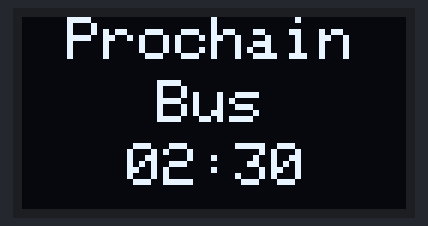
This sketch was run on a simulated Arduino Uno, built with avr-gcc and run on an emulated ATmega328P. On the bench: 128×64 one-colour display. The display library's start-up logo is not drawn.

Above: at 3.1 s.
At 7.3 s:
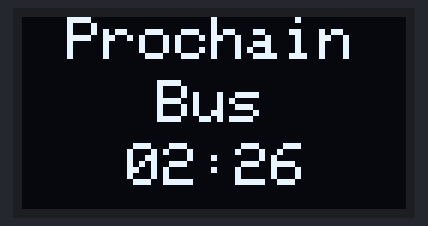
At 11.4 s:
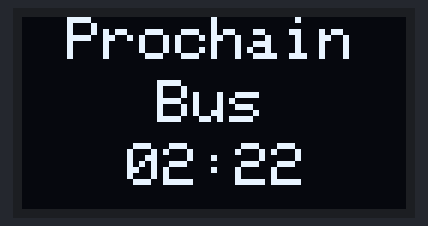
At 20.6 s:
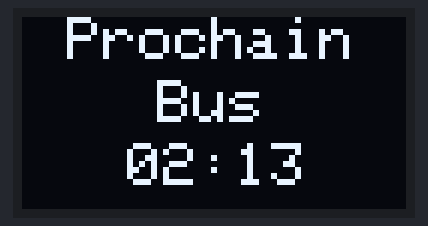
At 28.8 s:
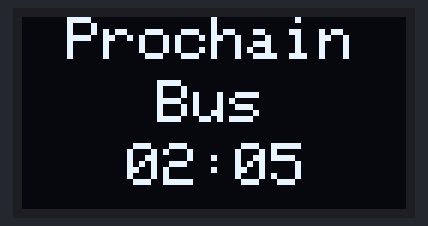
At 38.1 s:
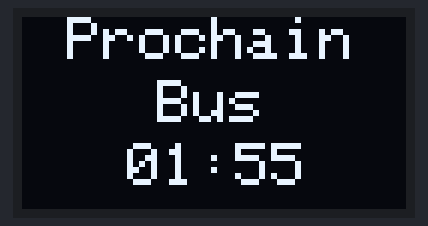

The sketch:

abrisbus.ino
```cpp
// THONAIN POUR ECRAN Oled : affiche du texte et une variable
#include <SPI.h>
#include <Wire.h>
#include <Adafruit_GFX.h>
#include <Adafruit_SSD1306.h>
#define SCREEN_WIDTH 128     // OLED display width, in pixels
#define SCREEN_HEIGHT 64     // OLED display height, in pixels
#define OLED_RESET -1        // Reset pin # (or -1 if sharing Arduino reset pin)
#define SCREEN_ADDRESS 0x3C  ///< See datasheet for Address; 0x3D for 128x64, 0x3C for 128x32
Adafruit_SSD1306 display(SCREEN_WIDTH, SCREEN_HEIGHT, &Wire, OLED_RESET);
//variable
int changement = 1;
int var = 0;
int min2 = 0;
int sec2 = 0;
String zero = "";
//Variable de temps, entrer le nombre de minutes et le nombre de seconde
int min = 2;
int sec = 31;


// Image de bus qui défile
const unsigned char Bus[] PROGMEM = {
  0x00, 0x00, 0x00, 0x00, 0x00, 0x00, 0x00, 0x00, 0x00, 0x00, 0x00, 0x00, 0x00, 0x00, 0x00, 0x00,
  0x00, 0x00, 0x00, 0x00, 0x00, 0x00, 0x00, 0x00, 0x00, 0x00, 0x00, 0x00, 0x00, 0x00, 0x00, 0x00,
  0x00, 0x00, 0x00, 0x00, 0x00, 0x00, 0x00, 0x00, 0x00, 0x00, 0x00, 0x00, 0x00, 0x00, 0x00, 0x00,
  0x00, 0x00, 0x00, 0x00, 0x00, 0x00, 0x00, 0x00, 0x00, 0x00, 0x00, 0x00, 0x00, 0x00, 0x00, 0x00,
  0x00, 0x00, 0x00, 0x00, 0x00, 0x00, 0x00, 0x00, 0x00, 0x00, 0x00, 0x00, 0x00, 0x00, 0x00, 0x00,
  0x00, 0x00, 0x00, 0x00, 0x00, 0x00, 0x00, 0x00, 0x00, 0x00, 0x00, 0x00, 0x00, 0x00, 0x00, 0x00,
  0x00, 0x00, 0x00, 0x00, 0x00, 0x00, 0x00, 0x00, 0x00, 0x00, 0x00, 0x00, 0x00, 0x00, 0x00, 0x00,
  0x00, 0x00, 0x00, 0x00, 0x00, 0x00, 0x00, 0x00, 0x00, 0x00, 0x00, 0x00, 0x00, 0x00, 0x00, 0x00,
  0x00, 0x00, 0x00, 0x00, 0x00, 0x00, 0x00, 0x00, 0x00, 0x00, 0x00, 0x00, 0x00, 0x00, 0x00, 0x00,
  0x00, 0x00, 0x00, 0x03, 0xff, 0xff, 0xfe, 0x00, 0x00, 0x00, 0x07, 0xff, 0xff, 0xf8, 0x00, 0x00,
  0x00, 0x00, 0x00, 0x06, 0x00, 0x00, 0x06, 0x00, 0x00, 0x00, 0x0c, 0x00, 0x00, 0x0c, 0x00, 0x00,
  0x00, 0x00, 0x00, 0x06, 0x00, 0x00, 0x02, 0x00, 0x00, 0x00, 0x08, 0x00, 0x00, 0x04, 0x00, 0x00,
  0x00, 0x00, 0x00, 0x06, 0x00, 0x00, 0x03, 0x00, 0x00, 0x00, 0x08, 0x00, 0x00, 0x06, 0x00, 0x00,
  0x00, 0x07, 0xff, 0xff, 0xff, 0xff, 0xff, 0xff, 0xff, 0xff, 0xff, 0xff, 0xff, 0xff, 0xff, 0xe0,
  0x00, 0x0e, 0x00, 0x00, 0x00, 0x00, 0x00, 0x00, 0x00, 0x00, 0x00, 0x00, 0x00, 0x00, 0x00, 0x70,
  0x00, 0x18, 0x00, 0x00, 0x00, 0x00, 0x00, 0x00, 0x00, 0x00, 0x00, 0x00, 0x00, 0x00, 0x00, 0x18,
  0x00, 0x30, 0x00, 0x00, 0x00, 0x00, 0x00, 0x00, 0x00, 0x00, 0x00, 0x00, 0x00, 0x00, 0x00, 0x08,
  0x07, 0xff, 0xff, 0xff, 0x0f, 0xff, 0x0f, 0xff, 0x0f, 0xff, 0x0f, 0xff, 0x0f, 0xff, 0x00, 0x78,
  0x0f, 0xff, 0xff, 0xff, 0x9f, 0xff, 0x9f, 0xff, 0x9f, 0xff, 0x9f, 0xff, 0x9f, 0xff, 0x80, 0xf8,
  0x19, 0xff, 0xf0, 0x01, 0x98, 0x00, 0x98, 0x00, 0x90, 0x00, 0x90, 0x00, 0x98, 0x00, 0x81, 0x88,
  0x1b, 0xff, 0xf0, 0x01, 0x98, 0x00, 0x98, 0x00, 0x90, 0x00, 0x90, 0x00, 0x90, 0x00, 0x81, 0x88,
  0x1b, 0x31, 0xb0, 0x01, 0x98, 0x00, 0x98, 0x00, 0x90, 0x00, 0x90, 0x00, 0x90, 0x00, 0x81, 0x88,
  0x1b, 0x31, 0xb0, 0x01, 0x98, 0x00, 0x98, 0x00, 0x90, 0x00, 0x90, 0x00, 0x90, 0x00, 0x81, 0x88,
  0x1b, 0x31, 0xb0, 0x01, 0x98, 0x00, 0x98, 0x00, 0x90, 0x00, 0x90, 0x00, 0x90, 0x00, 0x81, 0x88,
  0x1b, 0x31, 0xb0, 0x01, 0x98, 0x00, 0x98, 0x00, 0x90, 0x00, 0x90, 0x00, 0x90, 0x00, 0x81, 0x88,
  0x1b, 0x31, 0xb0, 0x01, 0x98, 0x00, 0x98, 0x00, 0x90, 0x00, 0x90, 0x00, 0x90, 0x00, 0x81, 0x88,
  0x0f, 0x31, 0xb0, 0x01, 0x98, 0x00, 0x98, 0x00, 0x90, 0x00, 0x90, 0x00, 0x90, 0x00, 0x81, 0x88,
  0x00, 0x31, 0xb0, 0x01, 0x98, 0x00, 0x98, 0x00, 0x90, 0x00, 0x90, 0x00, 0x90, 0x00, 0x81, 0x88,
  0x00, 0x31, 0xb0, 0x01, 0x98, 0x00, 0x98, 0x00, 0x90, 0x00, 0x90, 0x00, 0x90, 0x00, 0x81, 0x88,
  0x00, 0x31, 0xb0, 0x01, 0x98, 0x00, 0x98, 0x00, 0x98, 0x00, 0x98, 0x01, 0x98, 0x00, 0x80, 0x88,
  0x00, 0x31, 0xb0, 0x01, 0x8f, 0xff, 0x8f, 0xff, 0x8f, 0xff, 0x8f, 0xff, 0x8f, 0xff, 0x80, 0xf8,
  0x00, 0x31, 0xb0, 0x01, 0x80, 0x00, 0x00, 0x00, 0x00, 0x00, 0x00, 0x00, 0x00, 0x00, 0x00, 0x08,
  0x00, 0x31, 0xb0, 0x01, 0x80, 0x00, 0x00, 0x00, 0x00, 0x00, 0x00, 0x00, 0x00, 0x00, 0x00, 0x08,
  0x00, 0x31, 0xb0, 0x01, 0x80, 0x00, 0x00, 0x00, 0x00, 0x00, 0x00, 0x00, 0x00, 0x00, 0x00, 0x08,
  0x00, 0x31, 0xb0, 0x01, 0x80, 0x00, 0x00, 0x00, 0x00, 0x00, 0x00, 0x00, 0x00, 0x00, 0x00, 0x38,
  0x00, 0x31, 0xbf, 0xff, 0x80, 0x00, 0x00, 0x00, 0x00, 0x00, 0x00, 0x00, 0x00, 0x00, 0x00, 0x78,
  0x00, 0x31, 0xb0, 0x01, 0x80, 0x00, 0x00, 0x00, 0x00, 0x00, 0x00, 0x00, 0x00, 0x00, 0x00, 0x68,
  0x00, 0x31, 0xb0, 0x01, 0x80, 0x00, 0x00, 0x00, 0x00, 0x00, 0x00, 0x03, 0x8f, 0x00, 0x00, 0x48,
  0x00, 0x31, 0xb0, 0x0d, 0x80, 0x00, 0x00, 0x00, 0x00, 0x00, 0x00, 0x02, 0x88, 0x00, 0x00, 0x48,
  0x00, 0x31, 0xb0, 0x0d, 0x80, 0x00, 0x00, 0x00, 0x00, 0x00, 0x00, 0x03, 0xbb, 0x80, 0x00, 0x48,
  0x00, 0x31, 0xb0, 0x05, 0x80, 0x00, 0x00, 0x00, 0x00, 0x00, 0x00, 0x00, 0x00, 0x00, 0x00, 0x78,
  0x00, 0x31, 0xb0, 0x01, 0x80, 0x00, 0x00, 0x00, 0x00, 0x00, 0x00, 0x00, 0x00, 0x00, 0x00, 0x78,
  0x00, 0x31, 0xb0, 0x01, 0x80, 0x00, 0x00, 0x00, 0x00, 0x00, 0x00, 0x00, 0x00, 0x00, 0x00, 0x48,
  0x00, 0x3f, 0x30, 0x01, 0x80, 0x00, 0x00, 0x00, 0x00, 0x00, 0x00, 0x00, 0x00, 0x00, 0x00, 0x48,
  0x00, 0x38, 0x30, 0x01, 0x80, 0x00, 0x00, 0x00, 0x00, 0x00, 0x00, 0x00, 0x00, 0x00, 0x00, 0x68,
  0x00, 0x30, 0x30, 0x03, 0x00, 0x00, 0x00, 0x00, 0x00, 0x00, 0x00, 0x00, 0x00, 0x00, 0x00, 0x78,
  0x00, 0x30, 0x30, 0x06, 0xfe, 0x00, 0x00, 0x00, 0x00, 0x00, 0x1f, 0x80, 0x3f, 0x80, 0x00, 0x68,
  0x00, 0x30, 0x30, 0x0d, 0xff, 0x00, 0x00, 0x00, 0x00, 0x00, 0x7f, 0xe0, 0x7f, 0xc0, 0x00, 0x48,
  0x00, 0xfc, 0x30, 0x0b, 0xff, 0x80, 0x00, 0x00, 0x00, 0x00, 0x7f, 0xe0, 0xff, 0xe0, 0x00, 0x68,
  0x00, 0xc6, 0x30, 0x1f, 0x83, 0xc0, 0x00, 0x00, 0x00, 0x00, 0xe0, 0x70, 0xe0, 0xf0, 0x00, 0x78,
  0x00, 0x86, 0x30, 0x17, 0x38, 0xc0, 0x00, 0x00, 0x00, 0x00, 0xcf, 0x31, 0xce, 0x70, 0x00, 0x08,
  0x00, 0x86, 0x1f, 0xf6, 0x44, 0xc0, 0x00, 0x00, 0x00, 0x01, 0xd9, 0x91, 0x91, 0x30, 0x00, 0x08,
  0x00, 0x86, 0x0f, 0xe6, 0xc2, 0xc0, 0x00, 0x00, 0x00, 0x01, 0x90, 0x91, 0xb5, 0xb0, 0x00, 0x78,
  0x00, 0xc6, 0x00, 0x06, 0x9a, 0xc0, 0x00, 0x00, 0x00, 0x01, 0x96, 0xd9, 0x24, 0xb0, 0x3f, 0xe0,
  0x00, 0x66, 0x00, 0x06, 0xc2, 0xc0, 0x00, 0x00, 0x00, 0x01, 0x90, 0x99, 0xb1, 0xbf, 0xfc, 0x00,
  0x00, 0x7f, 0xff, 0xfe, 0x56, 0xff, 0xff, 0xff, 0xff, 0xff, 0x98, 0x9f, 0x95, 0x3f, 0x00, 0x00,
  0x00, 0x00, 0x00, 0x07, 0x3c, 0xc0, 0x00, 0x00, 0x00, 0x00, 0xcf, 0x31, 0xdf, 0x20, 0x00, 0x00,
  0x00, 0x00, 0x00, 0x03, 0x81, 0x80, 0x00, 0x00, 0x00, 0x00, 0x60, 0x60, 0xe0, 0xe0, 0x00, 0x00,
  0x00, 0x00, 0x00, 0x01, 0xff, 0x00, 0x00, 0x00, 0x00, 0x00, 0x39, 0xc0, 0x7b, 0xc0, 0x00, 0x00,
  0x00, 0x00, 0x00, 0x00, 0x7c, 0x00, 0x00, 0x00, 0x00, 0x00, 0x1f, 0x80, 0x1f, 0x00, 0x00, 0x00,
  0x00, 0x00, 0x00, 0x00, 0x00, 0x00, 0x00, 0x00, 0x00, 0x00, 0x00, 0x00, 0x00, 0x00, 0x00, 0x00,
  0x00, 0x00, 0x00, 0x00, 0x00, 0x00, 0x00, 0x00, 0x00, 0x00, 0x00, 0x00, 0x00, 0x00, 0x00, 0x00,
  0x00, 0x00, 0x00, 0x00, 0x00, 0x00, 0x00, 0x00, 0x00, 0x00, 0x00, 0x00, 0x00, 0x00, 0x00, 0x00,
  0x00, 0x00, 0x00, 0x00, 0x00, 0x00, 0x00, 0x00, 0x00, 0x00, 0x00, 0x00, 0x00, 0x00, 0x00, 0x00
};


void setup() {

  Serial.begin(9600);
  min2 = min;
  sec2 = sec;
  // SSD1306_SWITCHCAPVCC = generate display voltage from 3.3V internally
  if (!display.begin(SSD1306_SWITCHCAPVCC, SCREEN_ADDRESS)) {
    Serial.println(F("SSD1306 allocation failed"));
    for (;;)
      ;  // Don't proceed, loop forever
  }
  display.display();
  delay(2000);  // Pause for 2 seconds
}
void loop() {

  if (changement == 1) {

    timer();
  }
  if (changement == 0) {
    prochain();
  }
}

void timer() {

  if (sec > 0) {
    sec--;
    delay(1000);
  }
  if (sec == 0) {
    sec = 59;
    min--;
  }
  if (min == 0 & sec == 1) {

    delay(1000);
    changement = 0;
    void exit();
  }
  if (sec < 10) {
    zero = "0";
  } else {
    zero = "";
  }
  display.clearDisplay();
  display.setTextColor(WHITE);
  display.setTextSize(2);
  display.setCursor(15, 0);  // position du curseur colonne / ligne
  display.println("Prochain");
  display.setCursor(45, 21);  // position du curseur colonne / ligne
  display.println("Bus");
  display.setCursor(35, 42);  // position du curseur colonne / ligne
  display.println((String) "0" + min + ":" + zero + sec);
  display.display();
}


void prochain() {

  // arrivée du bus
  for (int i = 128; i > 0; i = i - 3) {
    display.clearDisplay();
    display.drawBitmap(i, 0, Bus, 128, 64, WHITE);
    display.display();
  }

  // bus en pause
  display.clearDisplay();
  //display.setTextColor(WHITE);
  display.drawBitmap(0, 0, Bus, 128, 64, WHITE);
  display.display();
  delay(5000);

  // départ du bus
  for (int i = 0; i > -128; i = i - 3) {
    display.clearDisplay();
    display.drawBitmap(i, 0, Bus, 128, 64, WHITE);
    display.display();
  }


  sec = sec2;
  min = min2;
  changement = 1;

  display.clearDisplay();
}
```

Measured:
- what the display in image 0 shows lasts 1.0 s, from 3.1 s to 4.1 s
